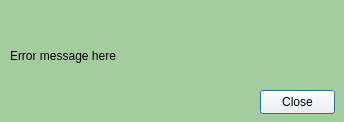
<?xml version="1.0" encoding="UTF-8"?>
<ui version="4.0">
 <class>ErrorMessageWindow</class>
 <widget class="QDialog" name="ErrorMessageWindow">
  <property name="geometry">
   <rect>
    <x>0</x>
    <y>0</y>
    <width>344</width>
    <height>122</height>
   </rect>
  </property>
  <property name="maximumSize">
   <size>
    <width>16777212</width>
    <height>16777215</height>
   </size>
  </property>
  <property name="palette">
   <palette>
    <active>
     <colorrole role="WindowText">
      <brush brushstyle="SolidPattern">
       <color alpha="255">
        <red>0</red>
        <green>0</green>
        <blue>0</blue>
       </color>
      </brush>
     </colorrole>
     <colorrole role="Button">
      <brush brushstyle="SolidPattern">
       <color alpha="179">
        <red>255</red>
        <green>255</green>
        <blue>255</blue>
       </color>
      </brush>
     </colorrole>
     <colorrole role="Text">
      <brush brushstyle="SolidPattern">
       <color alpha="255">
        <red>0</red>
        <green>0</green>
        <blue>0</blue>
       </color>
      </brush>
     </colorrole>
     <colorrole role="BrightText">
      <brush brushstyle="SolidPattern">
       <color alpha="255">
        <red>64</red>
        <green>159</green>
        <blue>63</blue>
       </color>
      </brush>
     </colorrole>
     <colorrole role="ButtonText">
      <brush brushstyle="SolidPattern">
       <color alpha="255">
        <red>0</red>
        <green>0</green>
        <blue>0</blue>
       </color>
      </brush>
     </colorrole>
     <colorrole role="Base">
      <brush brushstyle="SolidPattern">
       <color alpha="179">
        <red>255</red>
        <green>255</green>
        <blue>255</blue>
       </color>
      </brush>
     </colorrole>
     <colorrole role="Window">
      <brush brushstyle="SolidPattern">
       <color alpha="255">
        <red>165</red>
        <green>204</green>
        <blue>159</blue>
       </color>
      </brush>
     </colorrole>
     <colorrole role="Accent">
      <brush brushstyle="SolidPattern">
       <color alpha="255">
        <red>64</red>
        <green>159</green>
        <blue>63</blue>
       </color>
      </brush>
     </colorrole>
    </active>
    <inactive>
     <colorrole role="WindowText">
      <brush brushstyle="SolidPattern">
       <color alpha="255">
        <red>0</red>
        <green>0</green>
        <blue>0</blue>
       </color>
      </brush>
     </colorrole>
     <colorrole role="Button">
      <brush brushstyle="SolidPattern">
       <color alpha="179">
        <red>255</red>
        <green>255</green>
        <blue>255</blue>
       </color>
      </brush>
     </colorrole>
     <colorrole role="Text">
      <brush brushstyle="SolidPattern">
       <color alpha="255">
        <red>0</red>
        <green>0</green>
        <blue>0</blue>
       </color>
      </brush>
     </colorrole>
     <colorrole role="BrightText">
      <brush brushstyle="SolidPattern">
       <color alpha="255">
        <red>64</red>
        <green>159</green>
        <blue>63</blue>
       </color>
      </brush>
     </colorrole>
     <colorrole role="ButtonText">
      <brush brushstyle="SolidPattern">
       <color alpha="255">
        <red>0</red>
        <green>0</green>
        <blue>0</blue>
       </color>
      </brush>
     </colorrole>
     <colorrole role="Base">
      <brush brushstyle="SolidPattern">
       <color alpha="179">
        <red>255</red>
        <green>255</green>
        <blue>255</blue>
       </color>
      </brush>
     </colorrole>
     <colorrole role="Window">
      <brush brushstyle="SolidPattern">
       <color alpha="255">
        <red>165</red>
        <green>204</green>
        <blue>159</blue>
       </color>
      </brush>
     </colorrole>
     <colorrole role="Accent">
      <brush brushstyle="SolidPattern">
       <color alpha="255">
        <red>64</red>
        <green>159</green>
        <blue>63</blue>
       </color>
      </brush>
     </colorrole>
    </inactive>
    <disabled>
     <colorrole role="Button">
      <brush brushstyle="SolidPattern">
       <color alpha="179">
        <red>255</red>
        <green>255</green>
        <blue>255</blue>
       </color>
      </brush>
     </colorrole>
     <colorrole role="BrightText">
      <brush brushstyle="SolidPattern">
       <color alpha="255">
        <red>64</red>
        <green>159</green>
        <blue>63</blue>
       </color>
      </brush>
     </colorrole>
     <colorrole role="Base">
      <brush brushstyle="SolidPattern">
       <color alpha="255">
        <red>165</red>
        <green>204</green>
        <blue>159</blue>
       </color>
      </brush>
     </colorrole>
     <colorrole role="Window">
      <brush brushstyle="SolidPattern">
       <color alpha="255">
        <red>165</red>
        <green>204</green>
        <blue>159</blue>
       </color>
      </brush>
     </colorrole>
     <colorrole role="Accent">
      <brush brushstyle="SolidPattern">
       <color alpha="255">
        <red>64</red>
        <green>159</green>
        <blue>63</blue>
       </color>
      </brush>
     </colorrole>
    </disabled>
   </palette>
  </property>
  <property name="windowTitle">
   <string>Dialog</string>
  </property>
  <widget class="QLabel" name="error_message">
   <property name="geometry">
    <rect>
     <x>10</x>
     <y>20</y>
     <width>251</width>
     <height>71</height>
    </rect>
   </property>
   <property name="text">
    <string>Error message here</string>
   </property>
  </widget>
  <widget class="QPushButton" name="close_message">
   <property name="geometry">
    <rect>
     <x>260</x>
     <y>90</y>
     <width>75</width>
     <height>24</height>
    </rect>
   </property>
   <property name="text">
    <string>Close</string>
   </property>
  </widget>
 </widget>
 <resources/>
 <connections/>
</ui>
